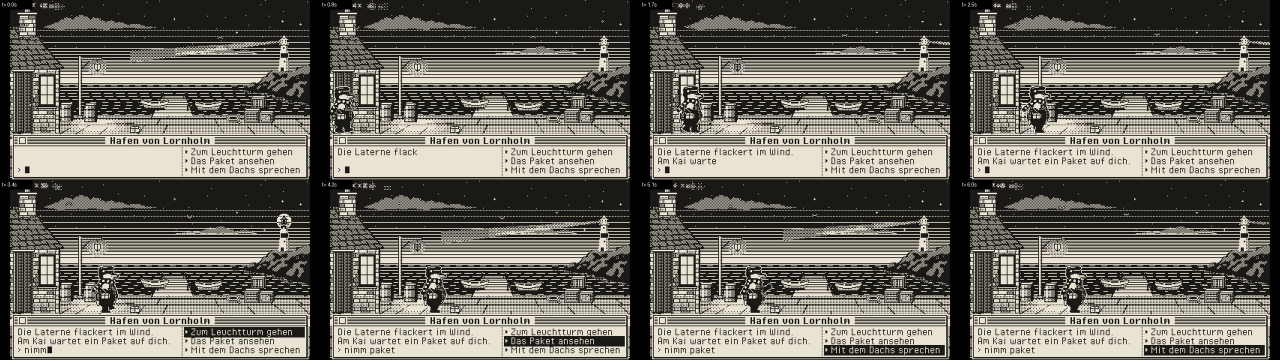
#> input picture styles/einbit-pixel/media/frames.jpg, 2560 x 720 px (shown at 1/2 size)
$ python check_font.py ../media/frames.jpg
#> lines starting #> are read from the running program, lines starting #| are printed output that depends on the picture; after the words box and inside, x2 and y2 are one past the last pixel; in counts of white or black regions, pixels touching at a corner belong together
#!/usr/bin/env python3
"""Vergleicht die Schrift im Godot-Bild Pixel für Pixel mit einer zweiten Rasterung derselben TTF (Pillow,
fontmode "1", Grundlinie wie in ui.gd). Aufruf mit einem Einzelbild in 400×240 (z. B. aus probe.py --keep):

    .venv/bin/python styles/einbit-pixel/scripts/check_font.py <bild.png>
"""
import pathlib, sys

import numpy as np
from PIL import Image, ImageDraw, ImageFont

ROOT = pathlib.Path(__file__).resolve().parents[1]
F = ImageFont.truetype(str(ROOT / "demo" / "fonts" / "PixelOperator.ttf"), 16)
B = ImageFont.truetype(str(ROOT / "demo" / "fonts" / "PixelOperator-Bold.ttf"), 16)
TEXTS = [(F, 10, 207, "Die Laterne flackert im Wind."), (F, 10, 219, "Am Kai wartet ein Paket auf dich."),
         (F, 10, 231, "> nimm paket"), (F, 241, 207, "Zum Leuchtturm gehen"), (F, 241, 219, "Das Paket ansehen")]

img = np.asarray(Image.open(sys.argv[1]).convert("L")) < 128
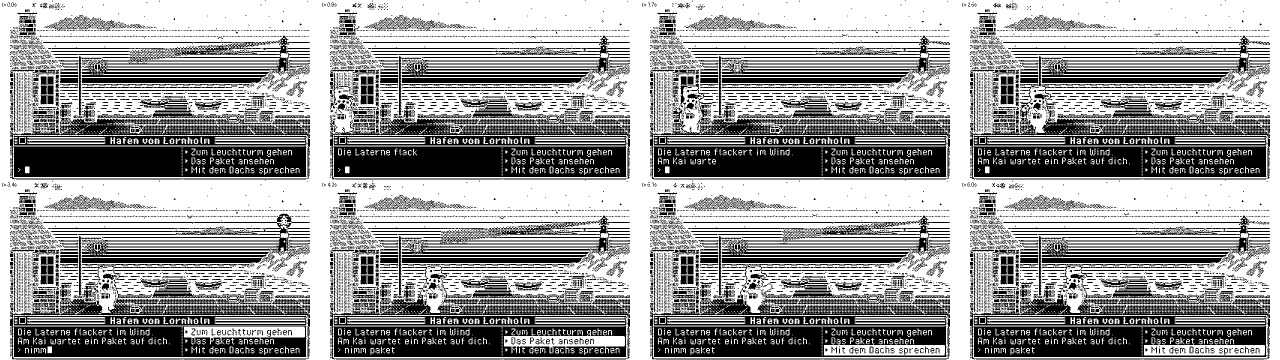
#> img: shape (720, 2560) bool (shown at 1/2 size); 61.4% white; 9626 black regions (7693 under 20 px), largest, box (x1, y1, x2, y2) and area: (27, 292, 613, 354) 33091, (667, 292, 1253, 354) 32493, (1307, 292, 1893, 354) 31691
total_bad = 0
for font, x, base, s in TEXTS:
    ref = Image.new("1", (400, 240), 0)
    d = ImageDraw.Draw(ref)
    d.fontmode = "1"
    d.text((x, base), s, font=font, fill=1, anchor="ls")
    r = np.asarray(ref, bool)
    ys, xs = np.where(r)
    box = (slice(ys.min(), ys.max() + 1), slice(xs.min(), xs.max() + 1))
    bad = int((r[box] != img[box]).sum())
    best = min(((int((np.roll(np.roll(r, dy, 0), dx, 1)[box] != img[box]).sum()), dx, dy)
                for dy in (-1, 0, 1) for dx in (-1, 0, 1)))
    total_bad += bad
    print(f"{s!r}: {bad} abweichende Pixel; bester Versatz {best[1]:+d}/{best[2]:+d} mit {best[0]}")
#> this loop made 5 passes
#> (bad, best, total_bad) on passes 1 to 5: (1750, (1701, 0, -1), 1750), (2078, (2043, -1, -1), 3828), (946, (926, -1, -1), 4774), (1480, (1412, -1, -1), 6254), (1011, (980, 0, -1), 7265)
#| 'Die Laterne flackert im Wind.': 1750 abweichende Pixel; bester Versatz +0/-1 mit 1701
#| 'Am Kai wartet ein Paket auf dich.': 2078 abweichende Pixel; bester Versatz -1/-1 mit 2043
#| '> nimm paket': 946 abweichende Pixel; bester Versatz -1/-1 mit 926
#| 'Zum Leuchtturm gehen': 1480 abweichende Pixel; bester Versatz -1/-1 mit 1412
#| 'Das Paket ansehen': 1011 abweichende Pixel; bester Versatz +0/-1 mit 980
#> pass 1, `r = np.asarray(ref, bool)`:
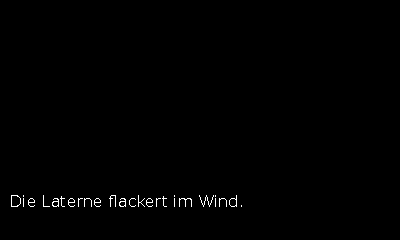
#> r: shape (240, 400) bool; 0.55% white in thin lines or dots, all inside (x1, y1, x2, y2) = (11, 195, 242, 207)
#> pass 2, `r = np.asarray(ref, bool)`:
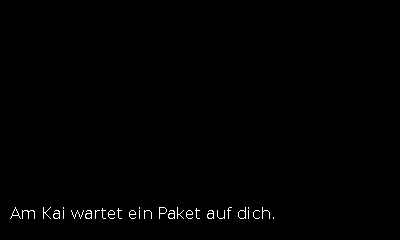
#> r: shape (240, 400) bool; 0.62% white in thin lines or dots, all inside (x1, y1, x2, y2) = (10, 207, 274, 219)
#> pass 3, `r = np.asarray(ref, bool)`:
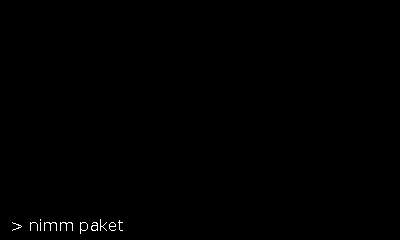
#> r: shape (240, 400) bool; 0.26% white in thin lines or dots, all inside (x1, y1, x2, y2) = (12, 219, 123, 234)
#> after the loop:
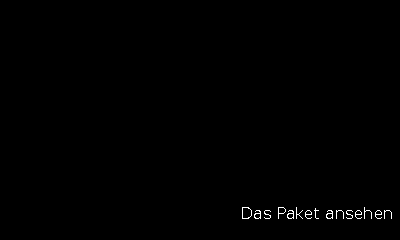
#> r: shape (240, 400) bool; 0.4% white in thin lines or dots, all inside (x1, y1, x2, y2) = (242, 207, 392, 219)
#> after the loop, total_bad = 7265
print("gesamt", total_bad)
#| gesamt 7265
